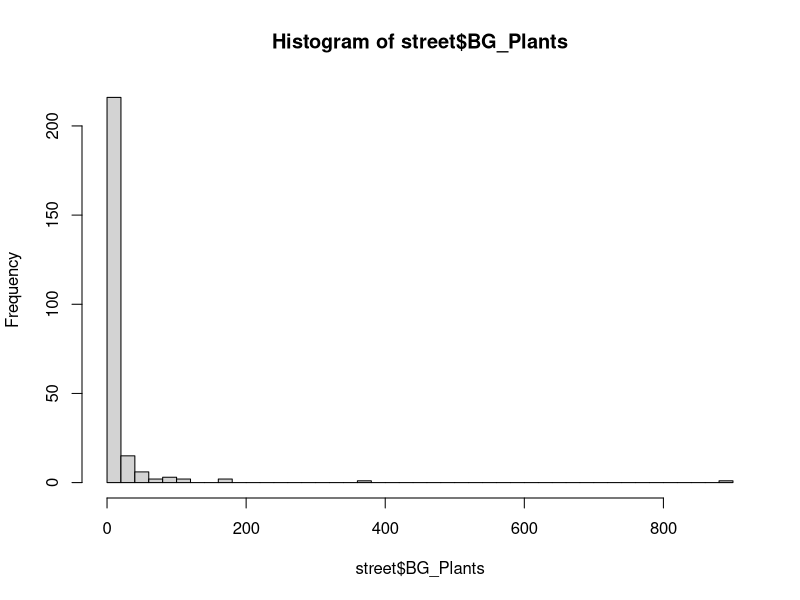
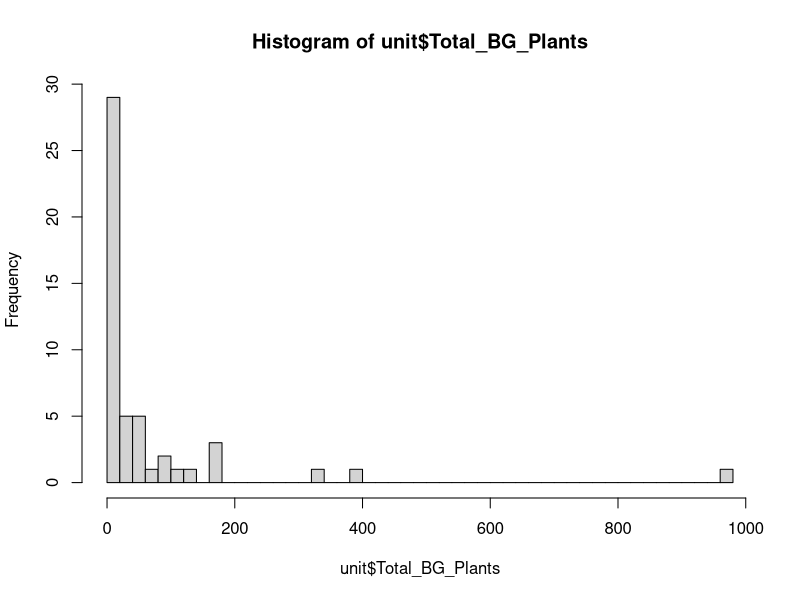
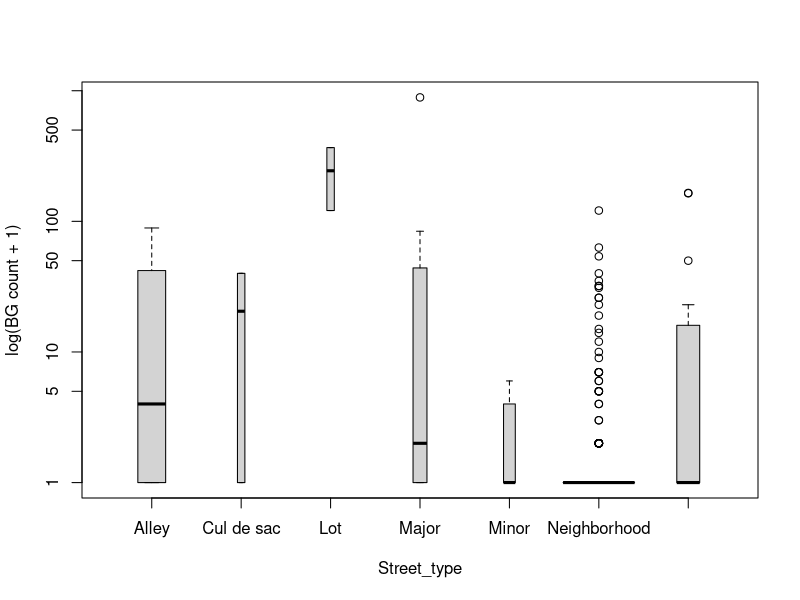
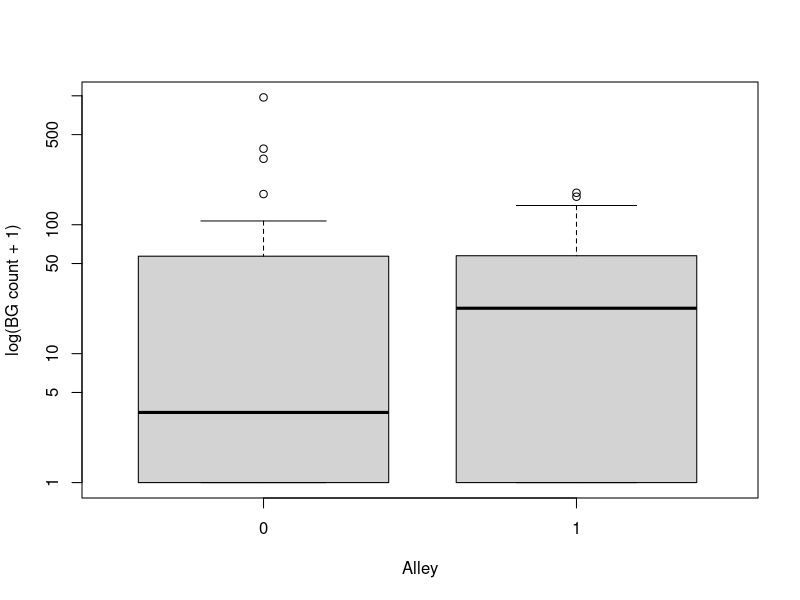
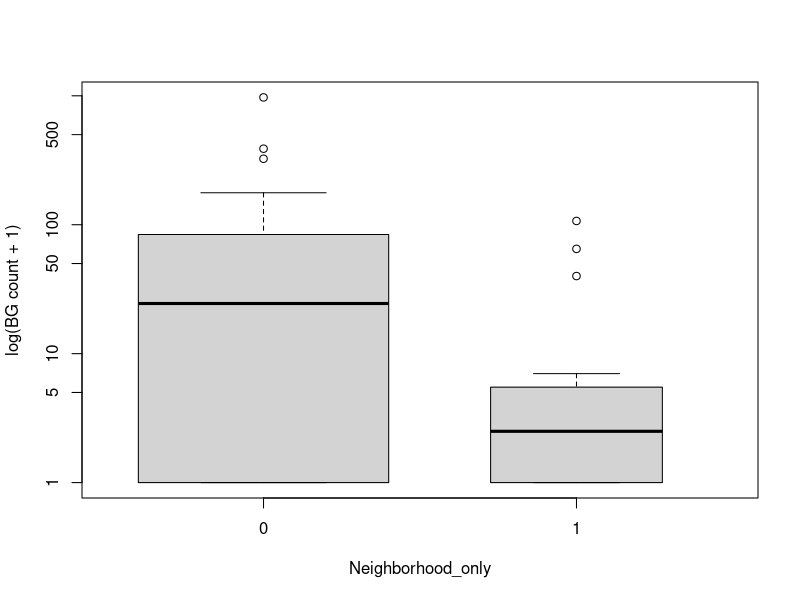
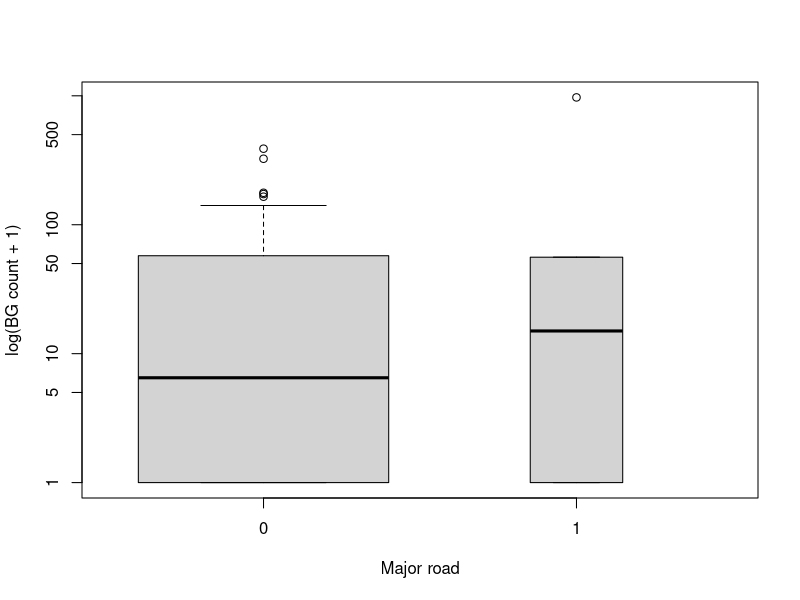
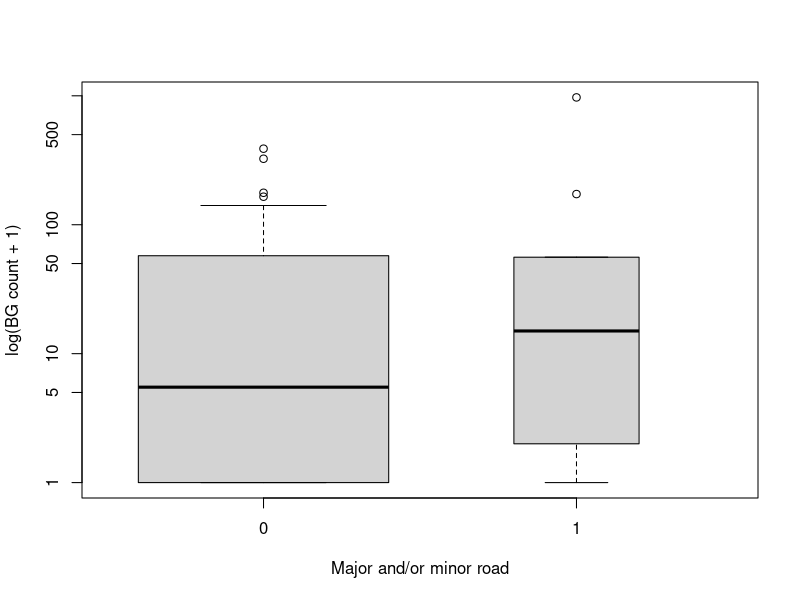
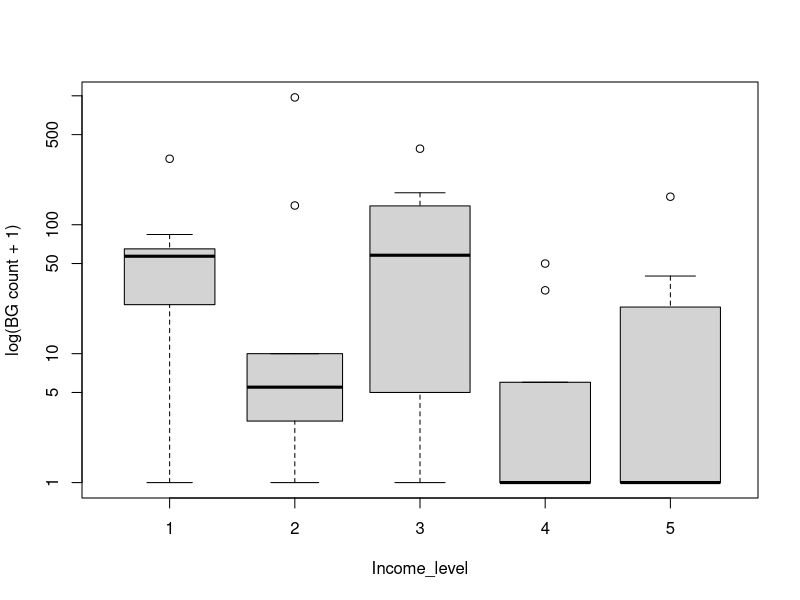

Write R code to recreate these figures, in order.
library(readxl)
library(tidyverse)

# Load data ---------------------------------------------------------------

street <- read_xlsx("Neighborhood-data_LO.xlsx", sheet = "By street")
unit <- read_xlsx("Neighborhood-data_LO.xlsx", sheet = "Combined Samples")


# Basic data wrangling ----------------------------------------------------

unit <- unit %>% 
  mutate(across(c(Major, Minor, Major_Minor, Wide_Neighborhood, Alley, Lot, Neighborhood_only,
                  Income_level, Racial_Diversity_level), as.factor))


# Visualize ---------------------------------------------------------------

hist(street$BG_Plants, breaks = 50)
hist(unit$Total_BG_Plants, breaks = 50)


# By each street
# By street type
boxplot(BG_Plants + 1 ~ Street_type, data = street, log = "y",
        varwidth = TRUE, ylab = "log(BG count + 1)", xlab = "Street_type")


# By sampling unit
# Presence of alley
boxplot(Total_BG_Plants + 1 ~ Alley, data = unit, log = "y",
        varwidth = TRUE, ylab = "log(BG count + 1)", xlab = "Alley")

# Presence of any larger roads or alleys
boxplot(Total_BG_Plants + 1 ~ Neighborhood_only, data = unit, log = "y",
        varwidth = TRUE, ylab = "log(BG count + 1)", xlab = "Neighborhood_only")

# Presence of major road
boxplot(Total_BG_Plants + 1 ~ Major, data = unit, log = "y",
        varwidth = TRUE, ylab = "log(BG count + 1)", xlab = "Major road")

# Presence of major or minor road
boxplot(Total_BG_Plants + 1 ~ Major_Minor, data = unit, log = "y",
        varwidth = TRUE, ylab = "log(BG count + 1)", xlab = "Major and/or minor road")


# Income
boxplot(Total_BG_Plants + 1 ~ Income_level, data = unit, log = "y",
        varwidth = TRUE, ylab = "log(BG count + 1)", xlab = "Income_level")

ggplot(unit, aes(x = Income_level, y = Total_BG_Plants)) +
  geom_boxplot(outlier.shape = NA) +
  geom_jitter() +
  theme_minimal()



# Remove Block 15, which had 917 plants
unit.rm15 <- unit %>% 
  filter(!Total_BG_Plants > 800)
street.rm15 <- street %>% 
  filter(!BG_Plants > 800)

ggplot(unit.rm15, aes(x = Alley, y = Total_BG_Plants)) +
  geom_boxplot(outlier.shape = NA) +
  geom_jitter() +
  theme_minimal()

ggplot(street.rm15, aes(x = Street_type, y = BG_Plants)) + 
  geom_boxplot(outlier.shape = NA) +
  geom_jitter() +
  theme_minimal()


# Attempt at GLM ----------------------------------------------------------

bg.alley <- glm(Total_BG_Plants ~ Alley + Neighborhood_only,
                   data = unit, family = "poisson")
summary(bg.alley)
